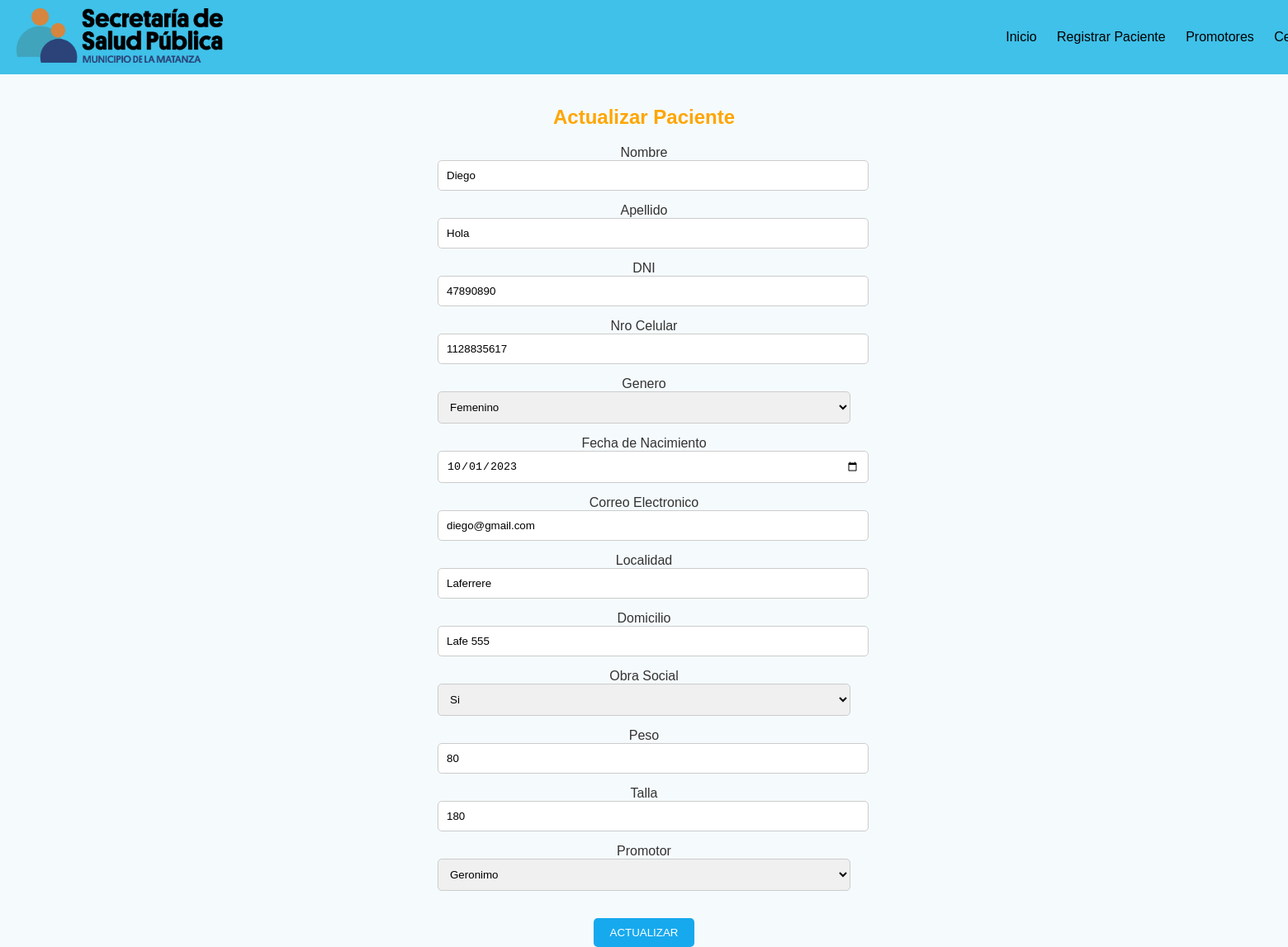
/editar_paciente.php?id=14, run on the app's committed database.
### tables this page shows
CREATE TABLE `pacientes` (
  `id_paciente` int(11) NOT NULL,
  `nombre` varchar(50) NOT NULL,
  `apellido` varchar(50) NOT NULL,
  `dni` varchar(10) NOT NULL,
  `celular` int(30) NOT NULL,
  `genero` varchar(30) NOT NULL,
  `fecha_nacimiento` text NOT NULL,
  `correo_electronico` varchar(100) NOT NULL,
  `localidad` varchar(50) NOT NULL,
  `domicilio` varchar(50) NOT NULL,
  `obra_social` varchar(10) NOT NULL,
  `peso` varchar(5) NOT NULL,
  `talla` varchar(3) NOT NULL,
  `promotor` varchar(50) NOT NULL
);

### editar_paciente.php (the view, shortened to what this page needs)
<!DOCTYPE html>
<html lang="en">
<head>
    <link rel="stylesheet" href="css/registrar_paciente.css">
</head>
<body>
<?php
    include("db/conexion.php");
if (isset($_GET['id'])) {
    $id = $_GET['id'];
    $consulta = "SELECT * FROM pacientes WHERE id_paciente = $id";
    $resultado = $conex->query($consulta);
    if (mysqli_num_rows($resultado) == 1) {
        $row = mysqli_fetch_array($resultado);
        $nombre = $row['nombre'];
        $apellido = $row['apellido'];
        $dni = $row['dni'];
        $celular = $row['celular'];
        $genero = $row['genero'];
        $fecha_nacimiento = $row['fecha_nacimiento'];
        $correo_electronico = $row['correo_electronico'];
        $localidad = $row['localidad'];
        $domicilio = $row['domicilio'];
        $obra_social = $row['obra_social'];
        $peso = $row['peso'];
        $talla = $row['talla'];
        $promotor = $row['promotor'];
    }
}
?>
<div class="form">
<center>
    <form action="editar_paciente.php?id=<?php echo $id; ?>" method="POST" class="form_paciente">
        <br>
        <h2>Actualizar Paciente</h2>
        <label>Nombre</label><br>
        <input type="text" name="nombre" required placeholder="Nombre:" autofocus value="<?php echo $nombre; ?>"><br>
        <label>Apellido</label><br>
        <input type="text" name="apellido" placeholder="Apellido" required value="<?php echo $apellido; ?>"><br>
        <label>DNI</label><br>
        <input type="number" name="dni" placeholder="DNI" required value="<?php echo $dni; ?>"><br>
        <label>Nro Celular</label><br>
        <input type="number" name="celular" placeholder="Celular" value="<?php echo $celular; ?>"><br>
        <label>Genero</label><br>
        <select name="genero" required>
            <option value="Femenino" <?php if ($genero === "Femenino") echo "selected"; ?>>Femenino</option>
        </select><br>
        <label>Fecha de Nacimiento</label><br>
        <input type="date" name="fecha_nacimiento" required value="<?php echo $fecha_nacimiento; ?>"><br>
        <label>Correo Electronico</label><br>
        <input type="text" name="correo_electronico" placeholder="Correo Eléctronico" required value="<?php echo $correo_electronico; ?>"><br>
        <label>Localidad</label><br>
        <input type="text" name="localidad" placeholder="Localidad" required value="<?php echo $localidad; ?>"><br>
        <label>Domicilio</label><br>
        <input type="text" name="domicilio" placeholder="Domicilio" required value="<?php echo $domicilio; ?>"><br>
        <label>Obra Social</label><br>
        <select name="obra_social" required>
            <option value="Si" <?php if ($obra_social === 'Si') echo 'selected'; ?>>Si</option>
        </select><br>
        <label>Peso</label><br>
        <input type="number" name="peso" placeholder="Peso" required value="<?php echo $peso; ?>"><br>
        <label>Talla</label><br>
        <input type="number" name="talla" placeholder="Talla" required value="<?php echo $talla; ?>"><br>
        <label>Promotor</label><br>
        <select name="promotor" required>
        <?php
        $consulta = "SELECT nombre FROM usuario";
        $resultado = mysqli_query($conex, $consulta);
        while ($fila = mysqli_fetch_assoc($resultado)) {
            $nombrePromotor = $fila['nombre'];
            $selected = ($nombrePromotor === $promotor) ? 'selected' : '';
            echo "<option value='$nombrePromotor' $selected>$nombrePromotor</option>";
        }
        ?>
        </select><br><br>
        <input type="submit" name="actualizar" value="ACTUALIZAR">
    </form>
    </center>
</div>
</body>
</html>

### css/registrar_paciente.css (style rules this page uses)
body { font-family: Arial, sans-serif; background-color: #f0f0f0; margin: 0; padding: 0; }
h2 { color: #FFA500; }
label { color: #333; }
input[type="date"], input[type="text"], input[type="number"], select { width: 100%; padding: 10px; margin-bottom: 15px; border: 1px solid #ccc; border-radius: 5px; }
select { background-color: #f0f0f0; }
input[type="submit"] { background-color: hsl(199, 86%, 51%); color: white; padding: 10px 20px; border: none; border-radius: 5px; cursor: pointer; }
form { height: 600px; width: 500px; }

### data on the page
pacientes: nombre "Diego", apellido "Hola", dni "47890890", celular "1128835617", genero "Femenino", fecha_nacimiento "10/01/2023", correo_electronico "diego@gmail.com", localidad "Laferrere", domicilio "Lafe 555", obra_social "Si", peso "80", talla "180"

### other printed values
form field promotor "Geronimo"
